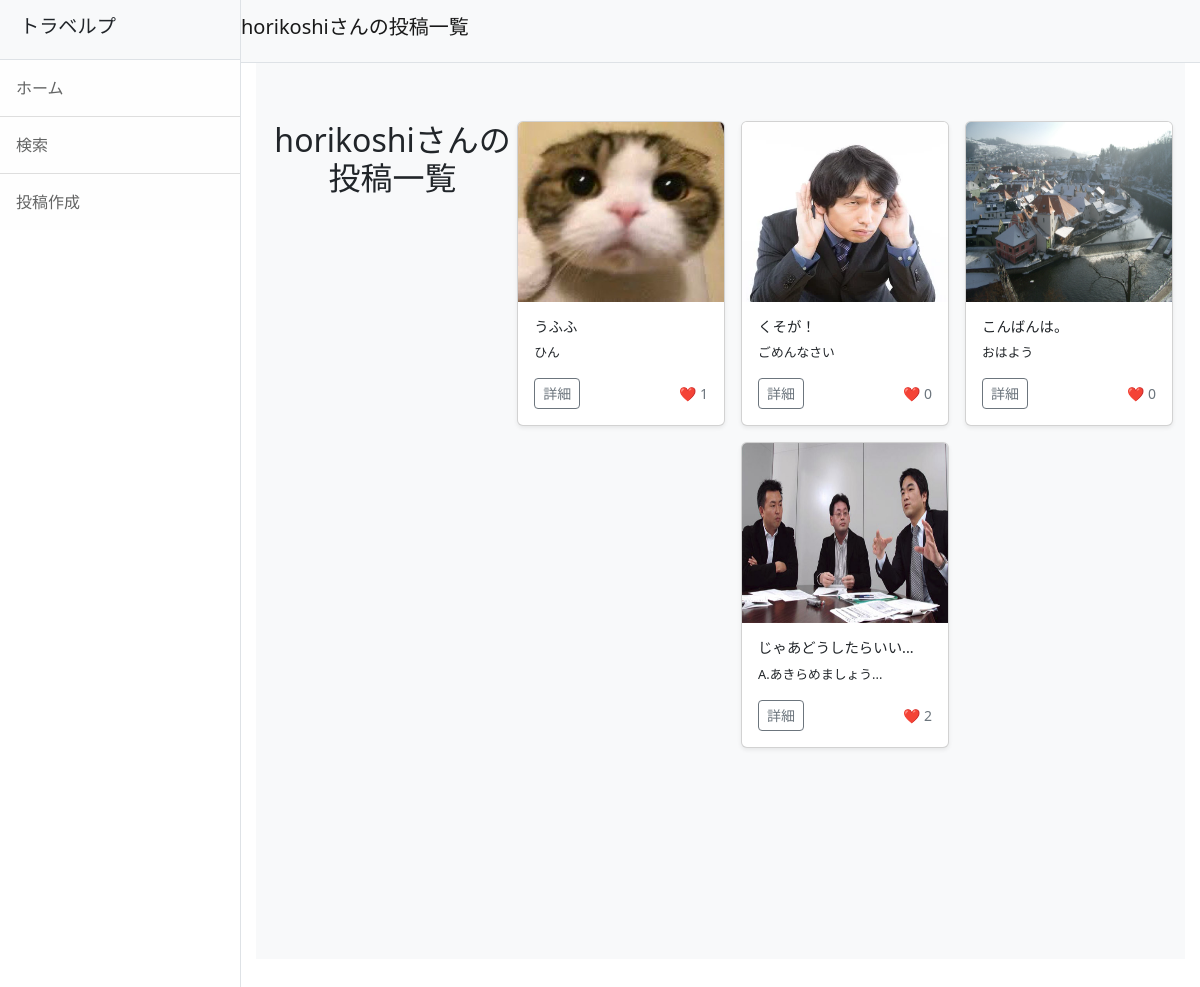
Screenshot of /user/2/posts/ with the database file from the repository.
### accounts/models.py (models this page shows, shortened)
class CustomUser(AbstractUser):
    pass
    nickname = models.CharField(max_length=150, blank=True, null=True)
    profile_image = models.ImageField(upload_to='profile_images/', null=True, blank=True)
    profile_description = models.TextField(null=True, blank=True)

### travelp/models.py (models this page shows, shortened)
class Post(models.Model):
    user = models.ForeignKey(CustomUser, on_delete=models.SET_NULL, null=True, blank=True)
    title = models.CharField(max_length=200)
    comment = models.TextField()
    created_at = models.DateTimeField(auto_now_add=True)
    caption = models.TextField(verbose_name='場所', blank=True)
    fundraising = models.BooleanField(default=False)
    latitude = models.DecimalField(max_digits=15, decimal_places=11, null=True, blank=True)  # 緯度
    longitude = models.DecimalField(max_digits=15, decimal_places=11, null=True, blank=True)  # 経度
    def like_count(self):
        return self.likes.count()  # 投稿に対する「いいね」の数を返す

class PostImage(models.Model):
    post = models.ForeignKey(Post, related_name='images', on_delete=models.CASCADE)
    image = models.ImageField(upload_to='photos')

### travelp/views.py (the view)
# urls.py: path('user/<int:user_id>/posts/', views.user_posts, name='user_posts'),
def user_posts(request, user_id):
    user = get_object_or_404(CustomUser, id=user_id)  # ユーザーを取得
    posts = Post.objects.filter(user=user)  # そのユーザーの投稿を取得
    return render(request, 'user_posts.html', {'user': user, 'posts': posts})

### travelp/templates/user_posts.html (shortened to what this page needs)
{% extends 'base.html' %}
{% load static %}
{% block header %}{{ user.username }}さんの投稿一覧{% endblock %}
{% block content %}
<section class="album py-5 bg-light">
  <div class="container">
    <h2 class="text-center mb-4">{{ user.username }}さんの投稿一覧</h2>
    <div class="row g-3 justify-content-center">
      {% for post in posts %}
        <div class="col-sm-6 col-md-4 d-flex" style="max-width: 350px;">
          <div class="card shadow-sm w-100" style="min-height: 250px;">
            {% if post.images.exists %}
              <img src="{{ post.images.first.image.url }}" class="bd-placeholder-img card-img-top" width="100%" height="180" alt="投稿画像">
            {% else %}
              <img src="{% static 'default-thumbnail.jpg' %}" class="bd-placeholder-img card-img-top" width="100%" height="180" alt="デフォルト画像">
            {% endif %}
            <div class="card-body d-flex flex-column">
              <h5 class="card-title" style="font-size: 0.9rem;">{{ post.title|slice:":10" }}{% if post.title|length > 10 %}...{% endif %}</h5>
              <p class="card-text flex-grow-1" style="font-size: 0.8rem;">{{ post.comment|slice:":10" }}{% if post.comment|length > 10 %}...{% endif %}</p>
              <div class="d-flex justify-content-between align-items-center">
                <a href="{% url 'travelp:post_detail' post.pk %}" class="btn btn-sm btn-outline-secondary">詳細</a>
                <small class="text-muted">❤️ {{ post.like_count }}</small>
              </div>
            </div>
          </div>
        </div>
      {% empty %}
        <div class="col-12 text-center">
          <p>投稿はまだありません。</p>
        </div>
      {% endfor %}
    </div>
  </div>
</section>
{% endblock %}

### rows the page displays
CustomUser: username "horikoshi"
Post: images.first.image (picture), title "うふふ", comment "ひん", like_count "1"
Post: images.first.image (picture), title "くそが！", comment "ごめんなさい", like_count "0"
Post: images.first.image (picture), title "こんばんは。", comment "おはよう", like_count "0"
Post: images.first.image (picture), title "じゃあどうしたらいい", comment "A.あきらめましょう", like_count "2"
